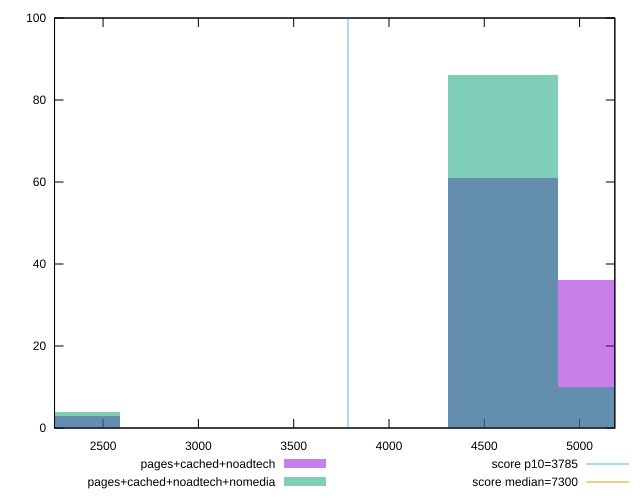

Write gnuplot code to recreate this figure.
reset

$pagesCachedNoadtech <<EOF
4599.44619698851 61
5174.376971612073 36
2299.723098494255 3
EOF

$pagesCachedNoadtechNomedia <<EOF
4599.44619698851 86
2299.723098494255 4
5174.376971612073 10
EOF

set key outside below
set boxwidth 574.9307746235637
set xrange [2245.366:5184.8345]
set yrange [0:100]
set trange [0:100]
set style fill transparent solid 0.5 noborder

set parametric
set terminal svg size 640, 500 enhanced background rgb 'white'
set output "report_00011_2021-02-09T10:53:21.242Z/interactive/comparison/histogram/2_vs_3.svg"

plot $pagesCachedNoadtech title "pages+cached+noadtech" with boxes, \
     $pagesCachedNoadtechNomedia title "pages+cached+noadtech+nomedia" with boxes, \
     3785,t title "score p10=3785", \
     7300,t title "score median=7300"

reset
